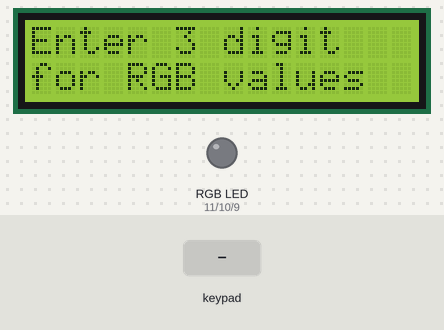
Bench run of a sketch on a simulated Arduino Uno, built with avr-gcc and run on an emulated ATmega328P. Parts: 16×2 character LCD, an RGB LED mixed from three pins (HIGH = lit). The test bench sets the inputs (shaded band).

Above: at 3.2 s.
3.3 s: keypad keys 4 3 2 1 # pressed 0.4 s apart
At 6.6 s:
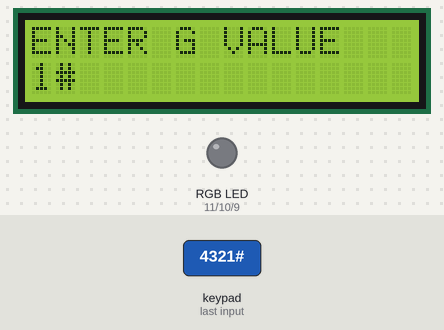
7.4 s: key '*' pressed
At 8.8 s:
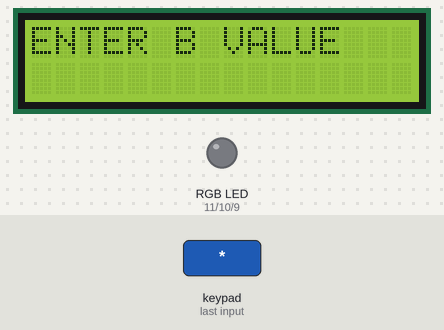
9.4 s: keypad keys 4 3 2 1 * pressed 0.4 s apart
At 14.3 s:
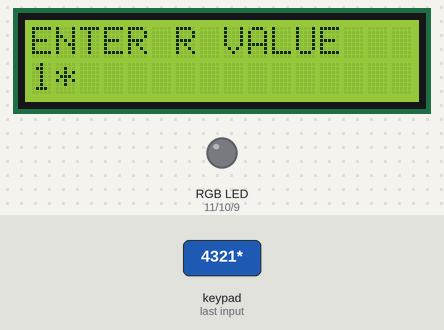
14.4 s: key '#' pressed
At 14.8 s:
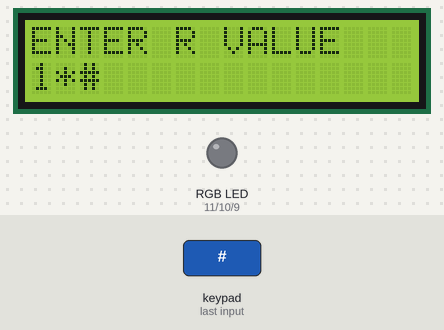
16.4 s: keypad keys 7 6 5 # pressed 0.4 s apart
At 18.1 s:
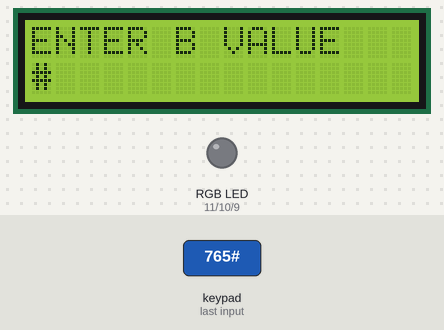
19.5 s: keypad keys 1 3 9 7 # pressed 0.4 s apart
At 24.1 s:
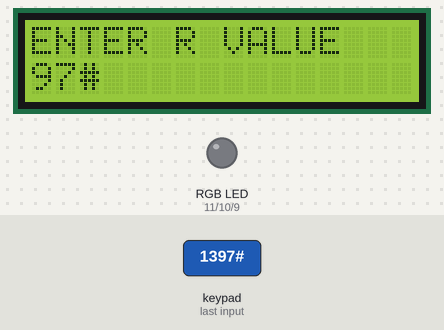
Timing chart, 0 to 25.5 s (numbered marks = the images above; inputs shaded):
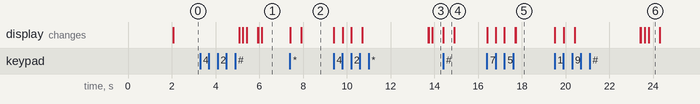

The sketch:

keypad_LCD.ino
```cpp
#include <Keypad.h>
#include <LiquidCrystal.h>
const int ROW_NUM = 4; //four rows
const int COLUMN_NUM = 3; //three columns
int red_led_pin= 11;
int green_led_pin= 10;
int blue_led_pin= 9;


char keys[ROW_NUM][COLUMN_NUM] = {
  {'1', '2', '3'},
  {'4', '5', '6'},
  {'7', '8', '9'},
  {'*', '0', '#'}
};

byte pin_rows[ROW_NUM] = {4,3,2,1};   //connect to the row pinouts of the keypad
byte pin_column[COLUMN_NUM] = {7,6,5}; //connect to the column pinouts of the keypad

Keypad keypad = Keypad( makeKeymap(keys), pin_rows, pin_column, ROW_NUM, COLUMN_NUM );
LiquidCrystal lcd(A0,A1,A2,A3,A4,A5);   // Pin Assign
String inputString;
long inputInt;
int val[3];
void setup() {
  pinMode(red_led_pin,OUTPUT);
  pinMode(green_led_pin,OUTPUT);
  pinMode(blue_led_pin,OUTPUT);
  lcd.begin(16,2);
  inputString.reserve(3); // maximum number of digit for a number is 10, change if needed
  lcd.setCursor(5,0);
  lcd.print("WELCOME");
  delay(2000);
  lcd.clear();
}

void loop() {
  lcd.setCursor(0,0);
  lcd.print("Enter 3 digit");
  lcd.setCursor(0,1);
  lcd.print("for RGB values");
  delay(3000);
  lcd.clear();
  inputString="";
  lcd.setCursor(0,0);
  lcd.print("ENTER R VALUE");
  lcd.setCursor(0,1);
  while (inputString.length()<3){
    char key = keypad.waitForKey();
    lcd.print(key);
    inputString +=key;
  }
  delay(500);
  lcd.clear();
  val[0]=inputString.toInt();
  inputString="";
  lcd.setCursor(0,0);
  lcd.print("ENTER G VALUE");
  lcd.setCursor(0,1);
  while (inputString.length()<3){
    char key = keypad.waitForKey();
    lcd.print(key);
    inputString +=key;
  }
  delay(500);
  lcd.clear();
  val[1]=inputString.toInt();
  inputString="";
  lcd.setCursor(0,0);
  lcd.print("ENTER B VALUE");
  lcd.setCursor(0,1);
  while (inputString.length()<3){
    char key = keypad.waitForKey();
    lcd.print(key);
    inputString +=key;
  }
  delay(500);
  lcd.clear();
  val[2]=inputString.toInt();
  if ((val[0]<=255) && (val[1]<=255) && (val[2]<=255)){
    analogWrite(red_led_pin,val[0]);
    analogWrite(green_led_pin,val[1]);
    analogWrite(blue_led_pin,val[2]);
    lcd.clear();
    delay(100);
    lcd.print("PRESS ANY KEY");
    lcd.setCursor(0,1);
    lcd.print("FOR NEXT COLOUR:");
    char next=keypad.waitForKey();
    lcd.print(next);
    delay(1000);
    lcd.clear();
  }
}
```

Measured:
- after the input at 3.3 s, the display: first changes after 1.8 s (image 1 shows a later state)
- after the input at 7.4 s, the display: first changes at once (image 2 shows a later state)
- after the input at 9.4 s, the display: first changes at once (image 3 shows a later state)
- after the input at 14.4 s, the display: changes at once (image 4)
- after the input at 16.4 s, the display: first changes at once (image 5 shows a later state)
- after the input at 19.5 s, the display: first changes at once (image 6 shows a later state)
- what the display in image 4 shows lasts 0.5 s, from 14.4 s to 14.9 s
